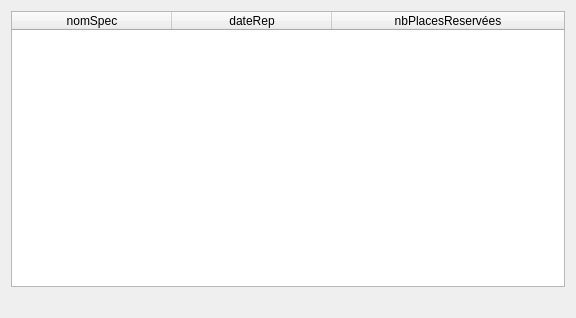
<?xml version="1.0" encoding="UTF-8"?>
<ui version="4.0">
 <class>fct_int_2</class>
 <widget class="QDialog" name="fct_int_2">
  <property name="geometry">
   <rect>
    <x>0</x>
    <y>0</y>
    <width>576</width>
    <height>318</height>
   </rect>
  </property>
  <property name="windowTitle">
   <string>Représentations sans places réservées</string>
  </property>
  <layout class="QVBoxLayout" name="verticalLayout">
   <item>
    <widget class="QTableWidget" name="table_fct_int_2">
     <attribute name="horizontalHeaderDefaultSectionSize">
      <number>160</number>
     </attribute>
     <attribute name="horizontalHeaderMinimumSectionSize">
      <number>50</number>
     </attribute>
     <attribute name="horizontalHeaderStretchLastSection">
      <bool>true</bool>
     </attribute>
     <attribute name="verticalHeaderVisible">
      <bool>false</bool>
     </attribute>
     <column>
      <property name="text">
       <string>nomSpec</string>
      </property>
     </column>
     <column>
      <property name="text">
       <string>dateRep</string>
      </property>
     </column>
     <column>
      <property name="text">
       <string>nbPlacesReservées</string>
      </property>
     </column>
    </widget>
   </item>
   <item>
    <widget class="QLabel" name="label_fct_int_2">
     <property name="text">
      <string/>
     </property>
     <property name="alignment">
      <set>Qt::AlignCenter</set>
     </property>
    </widget>
   </item>
  </layout>
 </widget>
 <resources/>
 <connections/>
</ui>
